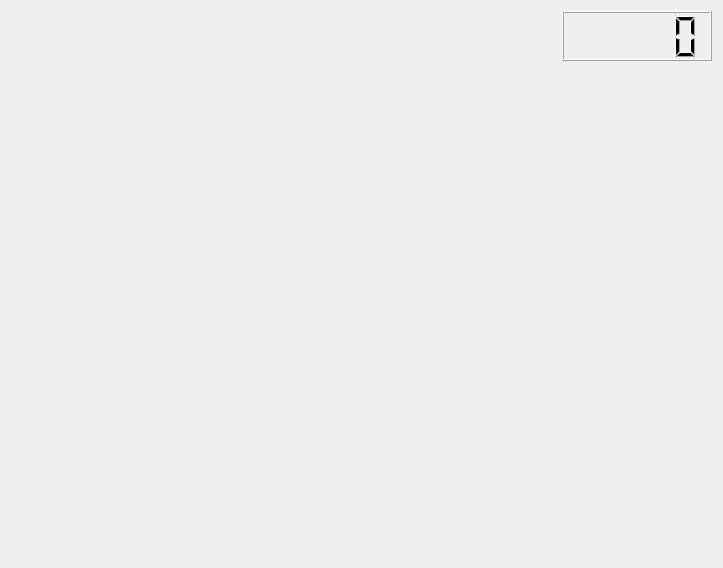
<?xml version="1.0" encoding="UTF-8"?>
<ui version="4.0">
 <class>Widget</class>
 <widget class="QWidget" name="Widget">
  <property name="geometry">
   <rect>
    <x>0</x>
    <y>0</y>
    <width>723</width>
    <height>568</height>
   </rect>
  </property>
  <property name="windowTitle">
   <string>Widget</string>
  </property>
  <layout class="QHBoxLayout" name="horizontalLayout">
   <item>
    <layout class="QVBoxLayout" name="verticalLayout">
     <item>
      <layout class="QHBoxLayout" name="horizontalLayout_2">
       <item>
        <spacer name="horizontalSpacer">
         <property name="orientation">
          <enum>Qt::Horizontal</enum>
         </property>
         <property name="sizeHint" stdset="0">
          <size>
           <width>40</width>
           <height>20</height>
          </size>
         </property>
        </spacer>
       </item>
       <item>
        <widget class="QLCDNumber" name="lcdNumber">
         <property name="minimumSize">
          <size>
           <width>150</width>
           <height>50</height>
          </size>
         </property>
        </widget>
       </item>
      </layout>
     </item>
     <item>
      <spacer name="verticalSpacer">
       <property name="orientation">
        <enum>Qt::Vertical</enum>
       </property>
       <property name="sizeHint" stdset="0">
        <size>
         <width>20</width>
         <height>40</height>
        </size>
       </property>
      </spacer>
     </item>
    </layout>
   </item>
  </layout>
 </widget>
 <layoutdefault spacing="6" margin="11"/>
 <resources/>
 <connections/>
</ui>
